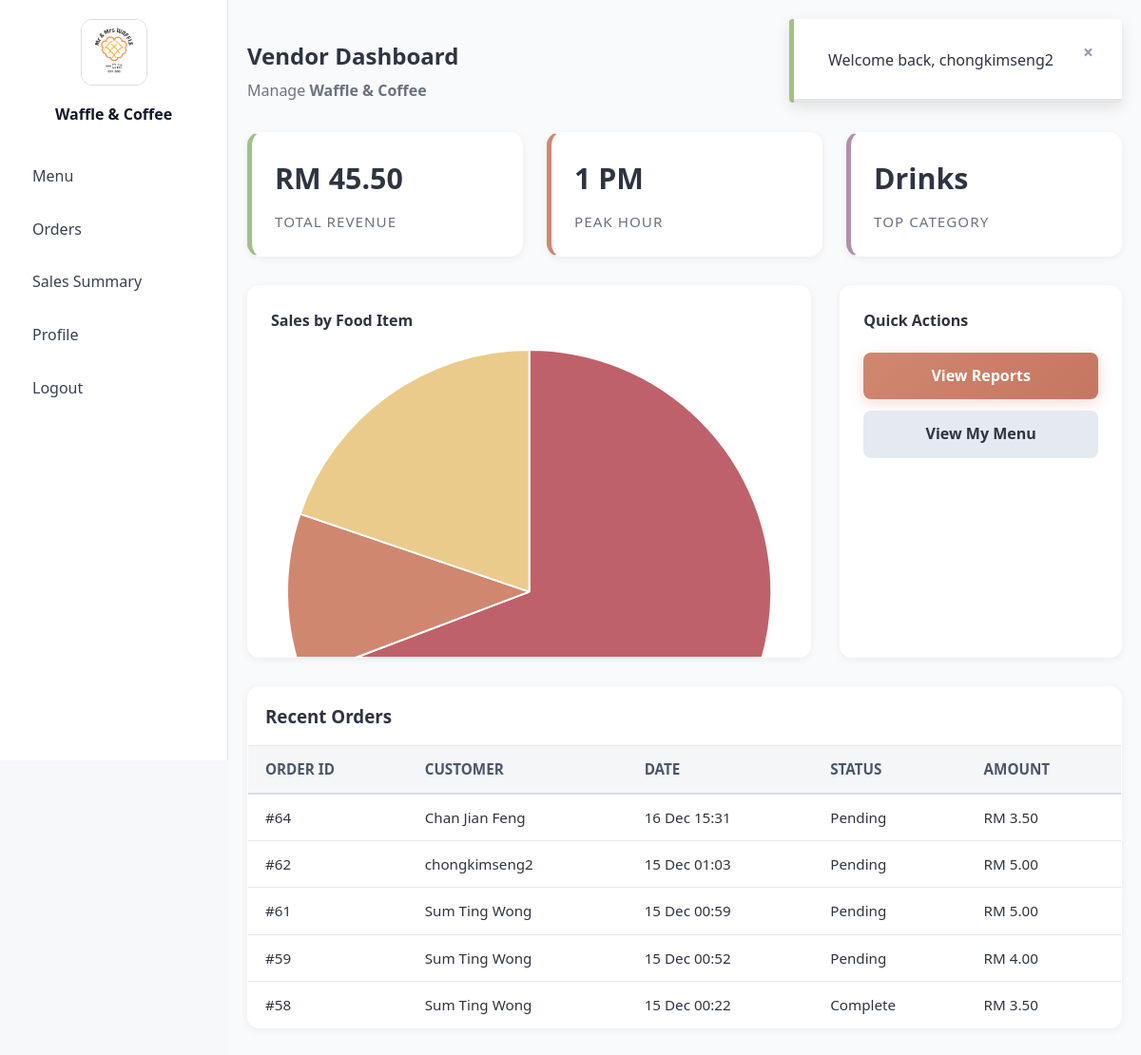
The app's page /pages/vendor_dashboard.php (signed in), older data.
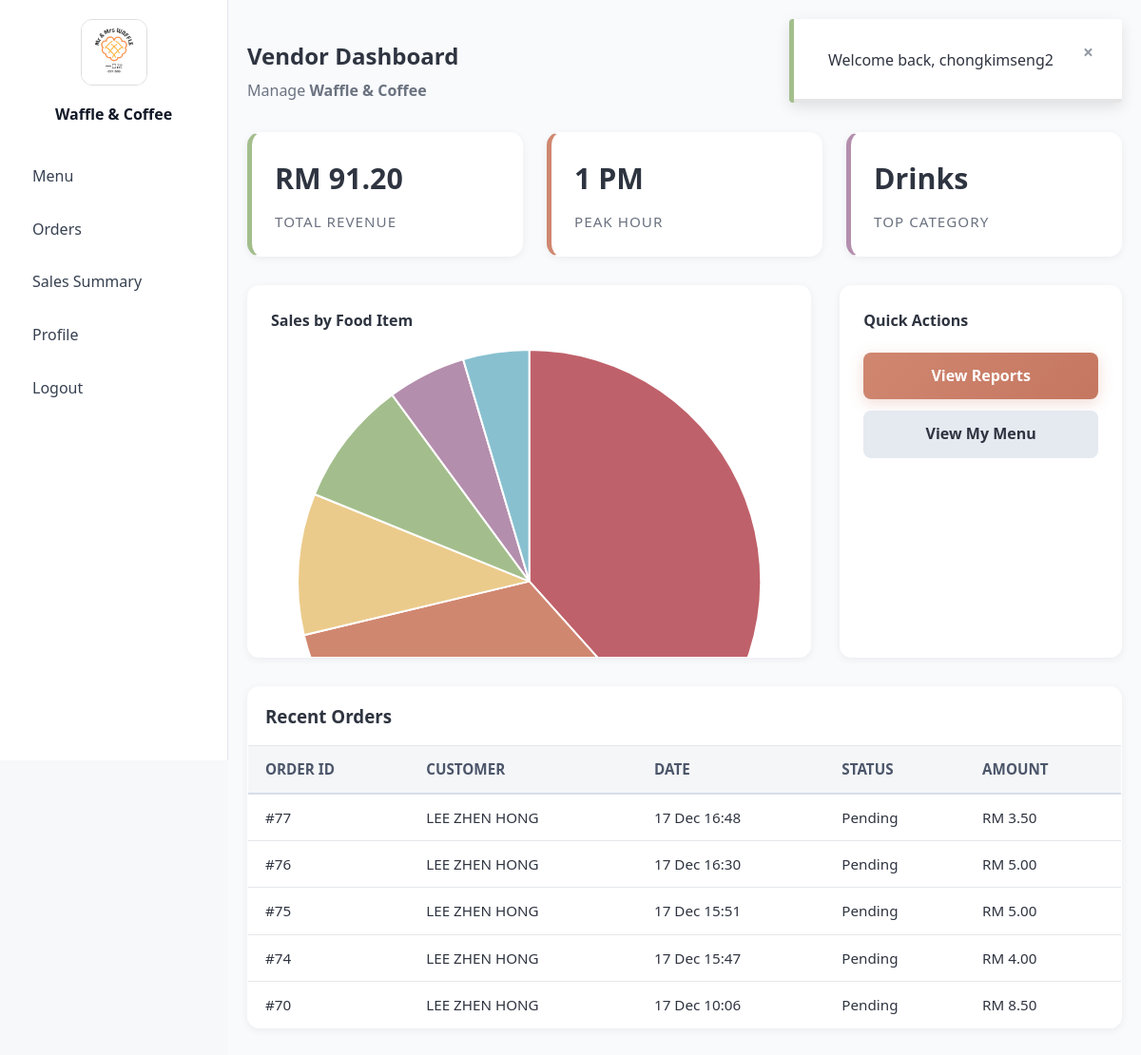
The same page, newer data.
### tables this page shows
CREATE TABLE `orders` (
  `OrderId` int(11) NOT NULL,
  `PaymentId` int(11) NOT NULL,
  `UserId` int(11) NOT NULL,
  `StallId` int(11) NOT NULL,
  `Status` enum('pending','preparing','ready','complete') DEFAULT 'pending',
  `Notes` text DEFAULT NULL,
  `CreatedAt` datetime NOT NULL DEFAULT current_timestamp()
);

CREATE TABLE `users` (
  `UserId` int(11) NOT NULL,
  `Name` varchar(100) NOT NULL,
  `Email` varchar(255) NOT NULL,
  `HashedPassword` varchar(255) NOT NULL,
  `Role` enum('customer','admin','vendor') NOT NULL DEFAULT 'customer',
  `PhoneNumber` varchar(20) DEFAULT NULL,
  `CreatedAt` datetime NOT NULL DEFAULT current_timestamp()
);

### pages/vendor_dashboard.php (the view, shortened to what the changed rows need)
<?php
include '../configs/db.php';
$userId = $_SESSION['user_id'];
$stmt = $db->prepare("SELECT StallId, StallName FROM stalls WHERE StaffId = :uid");
$stmt->execute([':uid' => $userId]);
$stall = $stmt->fetch(PDO::FETCH_OBJ);
$stallId = $stall->StallId;
$stmt = $db->prepare("
    SELECT SUM(ol.Subtotal)
    FROM orderitems ol
    JOIN orders o ON ol.OrderId = o.OrderId
    JOIN payments p ON o.PaymentId = p.PaymentId
    WHERE o.StallId = :sid AND p.Status = 'paid'
");
$stmt->execute([':sid' => $stallId]);
$totalRevenue = $stmt->fetchColumn() ?: 0;
$chartSql = "
    SELECT p.ProductName, SUM(ol.Subtotal) AS ProductTotal
    FROM orderitems ol
    JOIN products p ON ol.ProductId = p.ProductId
    JOIN orders o ON ol.OrderId = o.OrderId
    JOIN payments pay ON o.PaymentId = pay.PaymentId
    WHERE o.StallId = :sid AND pay.Status = 'paid'
    GROUP BY p.ProductId
";
$chartStmt = $db->prepare($chartSql);
$chartStmt->execute([':sid' => $stallId]);
$chartData = $chartStmt->fetchAll(PDO::FETCH_OBJ);
$productLabels = [];
$productValues = [];
foreach ($chartData as $row) {
    $productLabels[] = $row->ProductName;
    $productValues[] = (float)$row->ProductTotal;
}
$recentSql = "
    SELECT
        o.OrderId,
        u.Name AS CustomerName,
        o.CreatedAt,
        o.Status,
        (
            SELECT SUM(Subtotal)
            FROM orderitems
            WHERE OrderId = o.OrderId
        ) AS OrderTotal
    FROM orders o
    JOIN users u ON o.UserId = u.UserId
    WHERE o.StallId = :sid
    ORDER BY o.CreatedAt DESC
    LIMIT 5
";
$stmtRecent = $db->prepare($recentSql);
$stmtRecent->execute([':sid' => $stallId]);
$recentOrders = $stmtRecent->fetchAll(PDO::FETCH_OBJ);
?>
<!DOCTYPE html>
<html lang="en">
<head>
    <link rel="stylesheet" href="../assets/css/dashboard.css">
    <link rel="stylesheet" href="../assets/css/app.css">
</head>
<body>
<?php include 'vendor_sidebar.php'; ?>
<div class="main-area">
    <div class="page-content">
        <div style="display:flex; justify-content:space-between; align-items:center; margin-bottom: 30px;">
            <div>
                <h2 style="margin-bottom: 5px;">Vendor Dashboard</h2>
            </div>
        </div>
        <div class="dashboard-grid">
            <div class="stat-card">
                <div class="stat-number">RM <?= number_format($totalRevenue, 2); ?></div>
                <div class="stat-label">Total Revenue</div>
            </div>
        </div>
        <div style="display:grid; grid-template-columns: 2fr 1fr; gap:30px; margin-bottom:30px;">
            <div class="card" style="min-height: 340px;">
                <div style="height: 300px; display:flex; justify-content:center;">
                    <canvas id="foodChart"></canvas>
                </div>
            </div>
        </div>
        <div class="table-container">
            <table>
                <thead>
                    <tr>
                        <th>Order ID</th>
                        <th>Customer</th>
                        <th>Date</th>
                        <th>Status</th>
                        <th>Amount</th>
                    </tr>
                </thead>
                <tbody>
                    <?php if (empty($recentOrders)): ?>
                        <tr>
                            <td colspan="5" style="text-align:center; padding:20px;">No recent orders.</td>
                        </tr>
                    <?php else: ?>
                        <?php foreach ($recentOrders as $o): ?>
                            <tr>
                                <td>#<?= $o->OrderId; ?></td>
                                <td><?= htmlspecialchars($o->CustomerName); ?></td>
                                <td><?= date('d M H:i', strtotime($o->CreatedAt)); ?></td>
                                <td><?= ucfirst($o->Status); ?></td>
                                <td>RM <?= number_format($o->OrderTotal, 2); ?></td>
                            </tr>
                        <?php endforeach; ?>
                    <?php endif; ?>
                </tbody>
            </table>
        </div>
    </div>
</div>
<script>
const ctx = document.getElementById('foodChart').getContext('2d');
new Chart(ctx, {
    type: 'pie',
    data: {
        labels: <?= json_encode($productLabels); ?>,
        datasets: [{
            data: <?= json_encode($productValues); ?>,
            backgroundColor: ['#BF616A','#D08770','#EBCB8B','#A3BE8C','#B48EAD','#88C0D0']
        }]
    },
    options: {
        plugins: {
            legend: { position: 'bottom' }
        }
    }
});
</script>
</body>
</html>

Row changes from the older to the newer data that the page shows:
no longer on this page (row edited): orders: OrderId "64", UserId.Name "Chan Jian Feng", CreatedAt "16 Dec 15:31", Status "Pending", OrderTotal "3.50"
no longer on this page (row edited): orders: OrderId "62", UserId.Name "chongkimseng2", CreatedAt "15 Dec 01:03", Status "Pending", OrderTotal "5.00"
no longer on this page (row edited): orders: OrderId "61", UserId.Name "Sum Ting Wong", CreatedAt "15 Dec 00:59", Status "Pending", OrderTotal "5.00"
no longer on this page (row edited): orders: OrderId "59", UserId.Name "Sum Ting Wong", CreatedAt "15 Dec 00:52", Status "Pending", OrderTotal "4.00"
no longer on this page (row unchanged): orders: OrderId "58", UserId.Name "Sum Ting Wong", CreatedAt "15 Dec 00:22", Status "Complete", OrderTotal "3.50"
added orders: OrderId "77", UserId.Name "LEE ZHEN HONG", CreatedAt "17 Dec 16:48", Status "Pending", OrderTotal "3.50"
added orders: OrderId "76", UserId.Name "LEE ZHEN HONG", CreatedAt "17 Dec 16:30", Status "Pending", OrderTotal "5.00"
added orders: OrderId "75", UserId.Name "LEE ZHEN HONG", CreatedAt "17 Dec 15:51", Status "Pending", OrderTotal "5.00"
added orders: OrderId "74", UserId.Name "LEE ZHEN HONG", CreatedAt "17 Dec 15:47", Status "Pending", OrderTotal "4.00"
added orders: OrderId "70", UserId.Name "LEE ZHEN HONG", CreatedAt "17 Dec 10:06", Status "Pending", OrderTotal "8.50"
Text that changed along with them:
$totalRevenue: "45.50" → "91.20"
chart data {{ json_encode($productLabels) }}: ["Iced Tea","Waffle","Butter Waffle"] → ["Iced Tea","Waffle","Butter Waffle","Chicken Porridge","Fried Rice","Iced Chocolate"]
chart data {{ json_encode($productValues) }}: [31.5,5,9] → [35,30,9,8,5,4.2]
